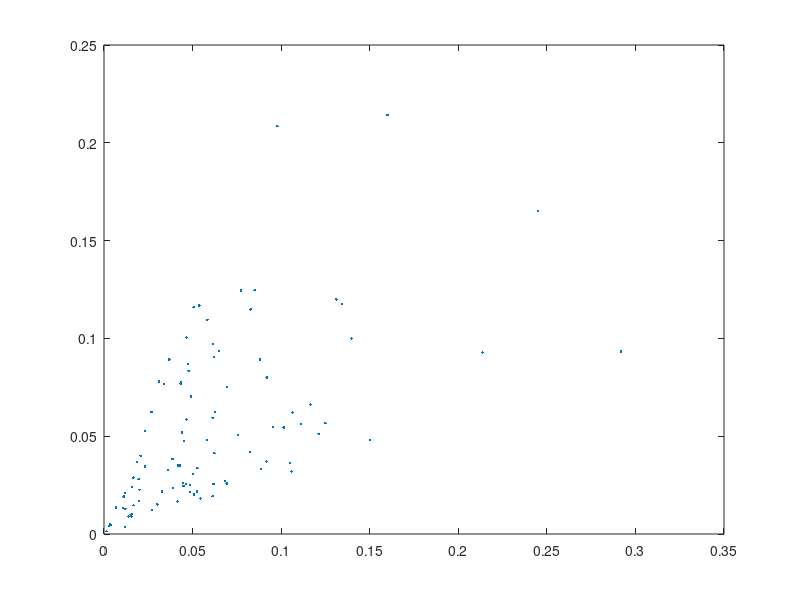

Write the MATLAB code that produced this figure.
% filename: setup_lung.m
%heterogeneity parameter (0<=beta<=1):
%beta=0 for homogenous lung
%beta=1 for no ventilation/perfusion correlation
beta=0.5
%
%number of iterations used in bisection:
maxcount=20
%
%number of ``alveoli'':
n=100
%
%reference oxygen concentration (moles/liter):
cref=0.2/(22.4*(310/273))
%cref=concentration of oxygen 
%in air at sea level at body temperature
%
%oxygen concentration in the inspired air:
cI=cref
%
%blood oxygen concentration
%at full hemoglobin saturation: 
cstar=cref
%cstar=4*(concentration of hemoglobin 
%in blood expressed in moles/liter)
%
%rate of oxygen consumption (moles/minute):
M=0.25*cref*5.6
%
%oxygen partial pressure 
%at which hemoglobin is half-saturated:
Pstar=25
%
%gas constant*absolute temperature 
%(mmHg*liters/mole):
RT=760*22.4*(310/273)
%
%oxygen partial pressure 
%in the inspired air (mmHg):
PI=RT*cI
%
%oxygen concentration
%in blood exposed directly to inspired air:
camax=cstar*(PI/Pstar)^3/(1+(PI/Pstar)^3)
%camax is an upper bound 
%on oxygen concentration in blood 
%
%expected value of total alveolar ventilation:
VAtotal=5.0     %(liters/minute)
%
%expected value of total perfusion:
Qtotal=5.6      %(liters/minute)
%
%expected alveolar ventilation per alveolus:
VAbar=VAtotal/n
%
%expected perfusion per alveolus: 
Qbar=Qtotal/n 

% initialize two random variables that range from 0 to infty and decays exponentially
a1=-log(rand(n,1));
a2=-log(rand(n,1));
av=(a1+a2)/2;        % random variable that is the average of the previous two
% beta term controls how related VA and Q are
    % if beta = 0, then the ratio VA/Q is always the same
    % if beta = 1, then VA and Q vary independently from each other
VA=VAbar*(a1*beta+av*(1-beta));
Q = Qbar*(a2*beta+av*(1-beta));
r=VA./Q;
figure(1)
plot(Q,VA,'.')      % plots the correlation between VA and Q

%find actual values of 
%VAtotal, Qtotal, VAbar, and Qbar:
VAtotal=sum(VA)
Qtotal =sum(Q)
VAbar=VAtotal/n
 Qbar= Qtotal/n
